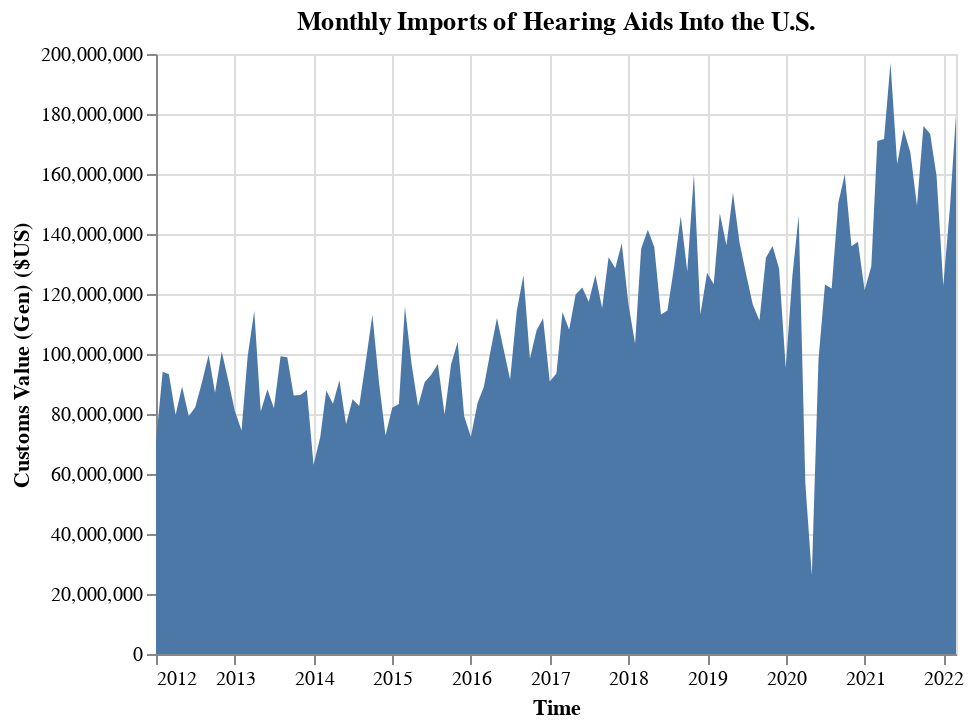

Source (notebook cell):
### Markdown cell above
## Monthly Imports of Hearing Aids

### Code cell
#graphic the monthly values of hearing aid imports into the u.s. over the last 10 years

url5 = 'https://raw.githubusercontent.com/nicwalter/hearingaids/main/Imports%20of%20Hearing%20Aids%2C%20Monthly%20Total.csv' 

import pandas as pd
monthlyimports = pd.read_csv(url5,parse_dates=["Time"])

monthlyimports['Customs Value (Gen) ($US)'] = monthlyimports['Customs Value (Gen) ($US)'].str.replace(',','')
monthlyimports['Customs Value (Gen) ($US)'] = monthlyimports['Customs Value (Gen) ($US)'].astype('float')

import altair as alt

alt.Chart(monthlyimports).mark_area().encode(
    alt.X('Time:T'),
    alt.Y('Customs Value (Gen) ($US):Q')
).properties(
    title = "Monthly Imports of Hearing Aids Into the U.S."
)

### Figure 1 — Vega-Lite specification as saved in the notebook (floating-point values rounded to 4 significant figures)
{"config": {"view": {"continuousWidth": 400, "continuousHeight": 300}}, "data": {"name": "data-1ba73542f3008708a9879c153696827e"}, "mark": "area", "encoding": {"x": {"field": "Time", "type": "temporal"}, "y": {"field": "Customs Value (Gen) ($US)", "type": "quantitative"}}, "title": "Monthly Imports of Hearing Aids Into the U.S.", "$schema": "https://vega.github.io/schema/vega-lite/v4.17.0.json", "datasets": {"data-1ba73542f3008708a9879c153696827e": [{"Commodity": "902140 Hearing Aids", "Time": "2012-01-01T00:00:00", "Customs Value (Gen) ($US)": 70870000.0}, {"Commodity": "902140 Hearing Aids", "Time": "2012-02-01T00:00:00", "Customs Value (Gen) ($US)": 94070000.0}, {"Commodity": "902140 Hearing Aids", "Time": "2012-03-01T00:00:00", "Customs Value (Gen) ($US)": 93290000.0}, {"Commodity": "902140 Hearing Aids", "Time": "2012-04-01T00:00:00", "Customs Value (Gen) ($US)": 79730000.0}, {"Commodity": "902140 Hearing Aids", "Time": "2012-05-01T00:00:00", "Customs Value (Gen) ($US)": 89180000.0}, {"Commodity": "902140 Hearing Aids", "Time": "2012-06-01T00:00:00", "Customs Value (Gen) ($US)": 79350000.0}, {"Commodity": "902140 Hearing Aids", "Time": "2012-07-01T00:00:00", "Customs Value (Gen) ($US)": 82230000.0}, {"Commodity": "902140 Hearing Aids", "Time": "2012-08-01T00:00:00", "Customs Value (Gen) ($US)": 90490000.0}, {"Commodity": "902140 Hearing Aids", "Time": "2012-09-01T00:00:00", "Customs Value (Gen) ($US)": 99710000.0}, {"Commodity": "902140 Hearing Aids", "Time": "2012-10-01T00:00:00", "Customs Value (Gen) ($US)": 87090000.0}, {"Commodity": "902140 Hearing Aids", "Time": "2012-11-01T00:00:00", "Customs Value (Gen) ($US)": 100800000.0}, {"Commodity": "902140 Hearing Aids", "Time": "2012-12-01T00:00:00", "Customs Value (Gen) ($US)": 91310000.0}, {"Commodity": "902140 Hearing Aids", "Time": "2013-01-01T00:00:00", "Customs Value (Gen) ($US)": 81030000.0}, {"Commodity": "902140 Hearing Aids", "Time": "2013-02-01T00:00:00", "Customs Value (Gen) ($US)": 74530000.0}, {"Commodity": "902140 Hearing Aids", "Time": "2013-03-01T00:00:00", "Customs Value (Gen) ($US)": 99100000.0}, {"Commodity": "902140 Hearing Aids", "Time": "2013-04-01T00:00:00", "Customs Value (Gen) ($US)": 114400000.0}, {"Commodity": "902140 Hearing Aids", "Time": "2013-05-01T00:00:00", "Customs Value (Gen) ($US)": 80840000.0}, {"Commodity": "902140 Hearing Aids", "Time": "2013-06-01T00:00:00", "Customs Value (Gen) ($US)": 88270000.0}, {"Commodity": "902140 Hearing Aids", "Time": "2013-07-01T00:00:00", "Customs Value (Gen) ($US)": 81880000.0}, {"Commodity": "902140 Hearing Aids", "Time": "2013-08-01T00:00:00", "Customs Value (Gen) ($US)": 99230000.0}, {"Commodity": "902140 Hearing Aids", "Time": "2013-09-01T00:00:00", "Customs Value (Gen) ($US)": 98910000.0}, {"Commodity": "902140 Hearing Aids", "Time": "2013-10-01T00:00:00", "Customs Value (Gen) ($US)": 86150000.0}, {"Commodity": "902140 Hearing Aids", "Time": "2013-11-01T00:00:00", "Customs Value (Gen) ($US)": 86350000.0}, {"Commodity": "902140 Hearing Aids", "Time": "2013-12-01T00:00:00", "Customs Value (Gen) ($US)": 88010000.0}, {"Commodity": "902140 Hearing Aids", "Time": "2014-01-01T00:00:00", "Customs Value (Gen) ($US)": 63100000.0}, {"Commodity": "902140 Hearing Aids", "Time": "2014-02-01T00:00:00", "Customs Value (Gen) ($US)": 72250000.0}, {"Commodity": "902140 Hearing Aids", "Time": "2014-03-01T00:00:00", "Customs Value (Gen) ($US)": 87860000.0}, {"Commodity": "902140 Hearing Aids", "Time": "2014-04-01T00:00:00", "Customs Value (Gen) ($US)": 83430000.0}, {"Commodity": "902140 Hearing Aids", "Time": "2014-05-01T00:00:00", "Customs Value (Gen) ($US)": 91290000.0}, {"Commodity": "902140 Hearing Aids", "Time": "2014-06-01T00:00:00", "Customs Value (Gen) ($US)": 76620000.0}, {"Commodity": "902140 Hearing Aids", "Time": "2014-07-01T00:00:00", "Customs Value (Gen) ($US)": 84910000.0}, {"Commodity": "902140 Hearing Aids", "Time": "2014-08-01T00:00:00", "Customs Value (Gen) ($US)": 82640000.0}, {"Commodity": "902140 Hearing Aids", "Time": "2014-09-01T00:00:00", "Customs Value (Gen) ($US)": 97790000.0}, {"Commodity": "902140 Hearing Aids", "Time": "2014-10-01T00:00:00", "Customs Value (Gen) ($US)": 113100000.0}, {"Commodity": "902140 Hearing Aids", "Time": "2014-11-01T00:00:00", "Customs Value (Gen) ($US)": 90380000.0}, {"Commodity": "902140 Hearing Aids", "Time": "2014-12-01T00:00:00", "Customs Value (Gen) ($US)": 72850000.0}, {"Commodity": "902140 Hearing Aids", "Time": "2015-01-01T00:00:00", "Customs Value (Gen) ($US)": 82120000.0}, {"Commodity": "902140 Hearing Aids", "Time": "2015-02-01T00:00:00", "Customs Value (Gen) ($US)": 83290000.0}, {"Commodity": "902140 Hearing Aids", "Time": "2015-03-01T00:00:00", "Customs Value (Gen) ($US)": 115800000.0}, {"Commodity": "902140 Hearing Aids", "Time": "2015-04-01T00:00:00", "Customs Value (Gen) ($US)": 96570000.0}, {"Commodity": "902140 Hearing Aids", "Time": "2015-05-01T00:00:00", "Customs Value (Gen) ($US)": 82670000.0}, {"Commodity": "902140 Hearing Aids", "Time": "2015-06-01T00:00:00", "Customs Value (Gen) ($US)": 90630000.0}, {"Commodity": "902140 Hearing Aids", "Time": "2015-07-01T00:00:00", "Customs Value (Gen) ($US)": 93050000.0}, {"Commodity": "902140 Hearing Aids", "Time": "2015-08-01T00:00:00", "Customs Value (Gen) ($US)": 96640000.0}, {"Commodity": "902140 Hearing Aids", "Time": "2015-09-01T00:00:00", "Customs Value (Gen) ($US)": 79830000.0}, {"Commodity": "902140 Hearing Aids", "Time": "2015-10-01T00:00:00", "Customs Value (Gen) ($US)": 96490000.0}, {"Commodity": "902140 Hearing Aids", "Time": "2015-11-01T00:00:00", "Customs Value (Gen) ($US)": 104000000.0}, {"Commodity": "902140 Hearing Aids", "Time": "2015-12-01T00:00:00", "Customs Value (Gen) ($US)": 79280000.0}, {"Commodity": "902140 Hearing Aids", "Time": "2016-01-01T00:00:00", "Customs Value (Gen) ($US)": 72380000.0}, {"Commodity": "902140 Hearing Aids", "Time": "2016-02-01T00:00:00", "Customs Value (Gen) ($US)": 83680000.0}, {"Commodity": "902140 Hearing Aids", "Time": "2016-03-01T00:00:00", "Customs Value (Gen) ($US)": 89030000.0}, {"Commodity": "902140 Hearing Aids", "Time": "2016-04-01T00:00:00", "Customs Value (Gen) ($US)": 100900000.0}, {"Commodity": "902140 Hearing Aids", "Time": "2016-05-01T00:00:00", "Customs Value (Gen) ($US)": 112000000.0}, {"Commodity": "902140 Hearing Aids", "Time": "2016-06-01T00:00:00", "Customs Value (Gen) ($US)": 101600000.0}, {"Commodity": "902140 Hearing Aids", "Time": "2016-07-01T00:00:00", "Customs Value (Gen) ($US)": 91480000.0}, {"Commodity": "902140 Hearing Aids", "Time": "2016-08-01T00:00:00", "Customs Value (Gen) ($US)": 114400000.0}, {"Commodity": "902140 Hearing Aids", "Time": "2016-09-01T00:00:00", "Customs Value (Gen) ($US)": 126300000.0}, {"Commodity": "902140 Hearing Aids", "Time": "2016-10-01T00:00:00", "Customs Value (Gen) ($US)": 98440000.0}, {"Commodity": "902140 Hearing Aids", "Time": "2016-11-01T00:00:00", "Customs Value (Gen) ($US)": 107900000.0}, {"Commodity": "902140 Hearing Aids", "Time": "2016-12-01T00:00:00", "Customs Value (Gen) ($US)": 111900000.0}, {"Commodity": "902140 Hearing Aids", "Time": "2017-01-01T00:00:00", "Customs Value (Gen) ($US)": 90860000.0}, {"Commodity": "902140 Hearing Aids", "Time": "2017-02-01T00:00:00", "Customs Value (Gen) ($US)": 93500000.0}, {"Commodity": "902140 Hearing Aids", "Time": "2017-03-01T00:00:00", "Customs Value (Gen) ($US)": 114000000.0}, {"Commodity": "902140 Hearing Aids", "Time": "2017-04-01T00:00:00", "Customs Value (Gen) ($US)": 108100000.0}, {"Commodity": "902140 Hearing Aids", "Time": "2017-05-01T00:00:00", "Customs Value (Gen) ($US)": 119800000.0}, {"Commodity": "902140 Hearing Aids", "Time": "2017-06-01T00:00:00", "Customs Value (Gen) ($US)": 122200000.0}, {"Commodity": "902140 Hearing Aids", "Time": "2017-07-01T00:00:00", "Customs Value (Gen) ($US)": 117400000.0}, {"Commodity": "902140 Hearing Aids", "Time": "2017-08-01T00:00:00", "Customs Value (Gen) ($US)": 126300000.0}, {"Commodity": "902140 Hearing Aids", "Time": "2017-09-01T00:00:00", "Customs Value (Gen) ($US)": 115300000.0}, {"Commodity": "902140 Hearing Aids", "Time": "2017-10-01T00:00:00", "Customs Value (Gen) ($US)": 132300000.0}, {"Commodity": "902140 Hearing Aids", "Time": "2017-11-01T00:00:00", "Customs Value (Gen) ($US)": 128600000.0}, {"Commodity": "902140 Hearing Aids", "Time": "2017-12-01T00:00:00", "Customs Value (Gen) ($US)": 136900000.0}, {"Commodity": "902140 Hearing Aids", "Time": "2018-01-01T00:00:00", "Customs Value (Gen) ($US)": 116700000.0}, {"Commodity": "902140 Hearing Aids", "Time": "2018-02-01T00:00:00", "Customs Value (Gen) ($US)": 103400000.0}, {"Commodity": "902140 Hearing Aids", "Time": "2018-03-01T00:00:00", "Customs Value (Gen) ($US)": 135100000.0}, {"Commodity": "902140 Hearing Aids", "Time": "2018-04-01T00:00:00", "Customs Value (Gen) ($US)": 141400000.0}, {"Commodity": "902140 Hearing Aids", "Time": "2018-05-01T00:00:00", "Customs Value (Gen) ($US)": 135700000.0}, {"Commodity": "902140 Hearing Aids", "Time": "2018-06-01T00:00:00", "Customs Value (Gen) ($US)": 113100000.0}, {"Commodity": "902140 Hearing Aids", "Time": "2018-07-01T00:00:00", "Customs Value (Gen) ($US)": 114500000.0}, {"Commodity": "902140 Hearing Aids", "Time": "2018-08-01T00:00:00", "Customs Value (Gen) ($US)": 129000000.0}, {"Commodity": "902140 Hearing Aids", "Time": "2018-09-01T00:00:00", "Customs Value (Gen) ($US)": 146000000.0}, {"Commodity": "902140 Hearing Aids", "Time": "2018-10-01T00:00:00", "Customs Value (Gen) ($US)": 127500000.0}, {"Commodity": "902140 Hearing Aids", "Time": "2018-11-01T00:00:00", "Customs Value (Gen) ($US)": 160000000.0}, {"Commodity": "902140 Hearing Aids", "Time": "2018-12-01T00:00:00", "Customs Value (Gen) ($US)": 113300000.0}, {"Commodity": "902140 Hearing Aids", "Time": "2019-01-01T00:00:00", "Customs Value (Gen) ($US)": 127100000.0}, {"Commodity": "902140 Hearing Aids", "Time": "2019-02-01T00:00:00", "Customs Value (Gen) ($US)": 123300000.0}, {"Commodity": "902140 Hearing Aids", "Time": "2019-03-01T00:00:00", "Customs Value (Gen) ($US)": 147000000.0}, {"Commodity": "902140 Hearing Aids", "Time": "2019-04-01T00:00:00", "Customs Value (Gen) ($US)": 136300000.0}, {"Commodity": "902140 Hearing Aids", "Time": "2019-05-01T00:00:00", "Customs Value (Gen) ($US)": 153700000.0}, {"Commodity": "902140 Hearing Aids", "Time": "2019-06-01T00:00:00", "Customs Value (Gen) ($US)": 137000000.0}, {"Commodity": "902140 Hearing Aids", "Time": "2019-07-01T00:00:00", "Customs Value (Gen) ($US)": 126700000.0}, {"Commodity": "902140 Hearing Aids", "Time": "2019-08-01T00:00:00", "Customs Value (Gen) ($US)": 116500000.0}, {"Commodity": "902140 Hearing Aids", "Time": "2019-09-01T00:00:00", "Customs Value (Gen) ($US)": 111200000.0}, {"Commodity": "902140 Hearing Aids", "Time": "2019-10-01T00:00:00", "Customs Value (Gen) ($US)": 132100000.0}, {"Commodity": "902140 Hearing Aids", "Time": "2019-11-01T00:00:00", "Customs Value (Gen) ($US)": 136000000.0}, {"Commodity": "902140 Hearing Aids", "Time": "2019-12-01T00:00:00", "Customs Value (Gen) ($US)": 128500000.0}, {"Commodity": "902140 Hearing Aids", "Time": "2020-01-01T00:00:00", "Customs Value (Gen) ($US)": 95430000.0}, {"Commodity": "902140 Hearing Aids", "Time": "2020-02-01T00:00:00", "Customs Value (Gen) ($US)": 126100000.0}, {"Commodity": "902140 Hearing Aids", "Time": "2020-03-01T00:00:00", "Customs Value (Gen) ($US)": 146200000.0}, {"Commodity": "902140 Hearing Aids", "Time": "2020-04-01T00:00:00", "Customs Value (Gen) ($US)": 56860000.0}, {"Commodity": "902140 Hearing Aids", "Time": "2020-05-01T00:00:00", "Customs Value (Gen) ($US)": 26260000.0}, {"Commodity": "902140 Hearing Aids", "Time": "2020-06-01T00:00:00", "Customs Value (Gen) ($US)": 98260000.0}, {"Commodity": "902140 Hearing Aids", "Time": "2020-07-01T00:00:00", "Customs Value (Gen) ($US)": 123100000.0}, {"Commodity": "902140 Hearing Aids", "Time": "2020-08-01T00:00:00", "Customs Value (Gen) ($US)": 121900000.0}, {"Commodity": "902140 Hearing Aids", "Time": "2020-09-01T00:00:00", "Customs Value (Gen) ($US)": 150400000.0}, {"Commodity": "902140 Hearing Aids", "Time": "2020-10-01T00:00:00", "Customs Value (Gen) ($US)": 159900000.0}, {"Commodity": "902140 Hearing Aids", "Time": "2020-11-01T00:00:00", "Customs Value (Gen) ($US)": 135900000.0}, {"Commodity": "902140 Hearing Aids", "Time": "2020-12-01T00:00:00", "Customs Value (Gen) ($US)": 137400000.0}, {"Commodity": "902140 Hearing Aids", "Time": "2021-01-01T00:00:00", "Customs Value (Gen) ($US)": 121200000.0}, {"Commodity": "902140 Hearing Aids", "Time": "2021-02-01T00:00:00", "Customs Value (Gen) ($US)": 129200000.0}, {"Commodity": "902140 Hearing Aids", "Time": "2021-03-01T00:00:00", "Customs Value (Gen) ($US)": 171000000.0}, {"Commodity": "902140 Hearing Aids", "Time": "2021-04-01T00:00:00", "Customs Value (Gen) ($US)": 171700000.0}, {"Commodity": "902140 Hearing Aids", "Time": "2021-05-01T00:00:00", "Customs Value (Gen) ($US)": 197100000.0}, {"Commodity": "902140 Hearing Aids", "Time": "2021-06-01T00:00:00", "Customs Value (Gen) ($US)": 163300000.0}, {"Commodity": "902140 Hearing Aids", "Time": "2021-07-01T00:00:00", "Customs Value (Gen) ($US)": 174900000.0}, {"Commodity": "902140 Hearing Aids", "Time": "2021-08-01T00:00:00", "Customs Value (Gen) ($US)": 167300000.0}, {"Commodity": "902140 Hearing Aids", "Time": "2021-09-01T00:00:00", "Customs Value (Gen) ($US)": 149400000.0}, {"Commodity": "902140 Hearing Aids", "Time": "2021-10-01T00:00:00", "Customs Value (Gen) ($US)": 176000000.0}, {"Commodity": "902140 Hearing Aids", "Time": "2021-11-01T00:00:00", "Customs Value (Gen) ($US)": 173400000.0}, {"Commodity": "902140 Hearing Aids", "Time": "2021-12-01T00:00:00", "Customs Value (Gen) ($US)": 159300000.0}, {"Commodity": "902140 Hearing Aids", "Time": "2022-01-01T00:00:00", "Customs Value (Gen) ($US)": 122700000.0}, {"Commodity": "902140 Hearing Aids", "Time": "2022-02-01T00:00:00", "Customs Value (Gen) ($US)": 148900000.0}, {"Commodity": "902140 Hearing Aids", "Time": "2022-03-01T00:00:00", "Customs Value (Gen) ($US)": 179900000.0}]}}
